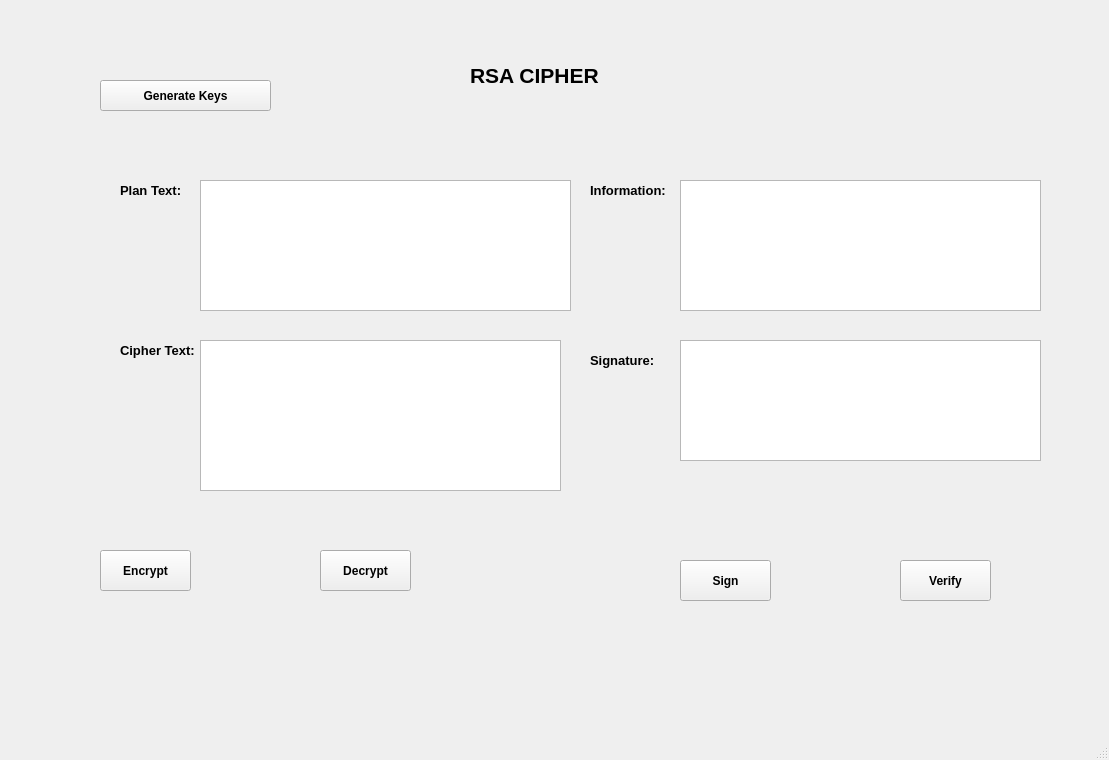
<?xml version="1.0" encoding="UTF-8"?>
<ui version="4.0">
 <class>MainWindow</class>
 <widget class="QMainWindow" name="MainWindow">
  <property name="geometry">
   <rect>
    <x>0</x>
    <y>0</y>
    <width>1109</width>
    <height>760</height>
   </rect>
  </property>
  <property name="font">
   <font>
    <pointsize>16</pointsize>
    <weight>75</weight>
    <bold>true</bold>
   </font>
  </property>
  <property name="windowTitle">
   <string>MainWindow</string>
  </property>
  <widget class="QWidget" name="centralwidget">
   <widget class="QLabel" name="label">
    <property name="geometry">
     <rect>
      <x>470</x>
      <y>40</y>
      <width>191</width>
      <height>71</height>
     </rect>
    </property>
    <property name="text">
     <string>RSA CIPHER</string>
    </property>
   </widget>
   <widget class="QLabel" name="label_2">
    <property name="geometry">
     <rect>
      <x>120</x>
      <y>170</y>
      <width>121</width>
      <height>41</height>
     </rect>
    </property>
    <property name="font">
     <font>
      <pointsize>10</pointsize>
      <weight>75</weight>
      <bold>true</bold>
     </font>
    </property>
    <property name="text">
     <string>Plan Text:</string>
    </property>
   </widget>
   <widget class="QLabel" name="label_3">
    <property name="geometry">
     <rect>
      <x>590</x>
      <y>340</y>
      <width>121</width>
      <height>41</height>
     </rect>
    </property>
    <property name="font">
     <font>
      <pointsize>10</pointsize>
      <weight>75</weight>
      <bold>true</bold>
     </font>
    </property>
    <property name="text">
     <string>Signature:</string>
    </property>
   </widget>
   <widget class="QLabel" name="label_4">
    <property name="geometry">
     <rect>
      <x>120</x>
      <y>330</y>
      <width>121</width>
      <height>41</height>
     </rect>
    </property>
    <property name="font">
     <font>
      <pointsize>10</pointsize>
      <weight>75</weight>
      <bold>true</bold>
     </font>
    </property>
    <property name="text">
     <string>Cipher Text: </string>
    </property>
   </widget>
   <widget class="QLabel" name="label_5">
    <property name="geometry">
     <rect>
      <x>590</x>
      <y>170</y>
      <width>121</width>
      <height>41</height>
     </rect>
    </property>
    <property name="font">
     <font>
      <pointsize>10</pointsize>
      <weight>75</weight>
      <bold>true</bold>
     </font>
    </property>
    <property name="text">
     <string>Information:</string>
    </property>
   </widget>
   <widget class="QTextEdit" name="txt_plan">
    <property name="geometry">
     <rect>
      <x>200</x>
      <y>180</y>
      <width>371</width>
      <height>131</height>
     </rect>
    </property>
    <property name="font">
     <font>
      <pointsize>10</pointsize>
      <weight>50</weight>
      <bold>false</bold>
     </font>
    </property>
   </widget>
   <widget class="QTextEdit" name="txt_cipher">
    <property name="geometry">
     <rect>
      <x>200</x>
      <y>340</y>
      <width>361</width>
      <height>151</height>
     </rect>
    </property>
    <property name="font">
     <font>
      <pointsize>10</pointsize>
      <weight>50</weight>
      <bold>false</bold>
     </font>
    </property>
   </widget>
   <widget class="QTextEdit" name="txt_info">
    <property name="geometry">
     <rect>
      <x>680</x>
      <y>180</y>
      <width>361</width>
      <height>131</height>
     </rect>
    </property>
    <property name="font">
     <font>
      <pointsize>10</pointsize>
      <weight>50</weight>
      <bold>false</bold>
     </font>
    </property>
   </widget>
   <widget class="QTextEdit" name="txt_sign">
    <property name="geometry">
     <rect>
      <x>680</x>
      <y>340</y>
      <width>361</width>
      <height>121</height>
     </rect>
    </property>
    <property name="font">
     <font>
      <pointsize>10</pointsize>
      <weight>50</weight>
      <bold>false</bold>
     </font>
    </property>
   </widget>
   <widget class="QPushButton" name="btn_encrypt">
    <property name="geometry">
     <rect>
      <x>100</x>
      <y>550</y>
      <width>91</width>
      <height>41</height>
     </rect>
    </property>
    <property name="font">
     <font>
      <pointsize>9</pointsize>
      <weight>75</weight>
      <bold>true</bold>
     </font>
    </property>
    <property name="text">
     <string>Encrypt</string>
    </property>
   </widget>
   <widget class="QPushButton" name="btn_decrypt">
    <property name="geometry">
     <rect>
      <x>320</x>
      <y>550</y>
      <width>91</width>
      <height>41</height>
     </rect>
    </property>
    <property name="font">
     <font>
      <pointsize>9</pointsize>
      <weight>75</weight>
      <bold>true</bold>
     </font>
    </property>
    <property name="text">
     <string>Decrypt</string>
    </property>
   </widget>
   <widget class="QPushButton" name="btn_sign">
    <property name="geometry">
     <rect>
      <x>680</x>
      <y>560</y>
      <width>91</width>
      <height>41</height>
     </rect>
    </property>
    <property name="font">
     <font>
      <pointsize>9</pointsize>
      <weight>75</weight>
      <bold>true</bold>
     </font>
    </property>
    <property name="text">
     <string>Sign</string>
    </property>
   </widget>
   <widget class="QPushButton" name="btn_verify">
    <property name="geometry">
     <rect>
      <x>900</x>
      <y>560</y>
      <width>91</width>
      <height>41</height>
     </rect>
    </property>
    <property name="font">
     <font>
      <pointsize>9</pointsize>
      <weight>75</weight>
      <bold>true</bold>
     </font>
    </property>
    <property name="text">
     <string>Verify</string>
    </property>
   </widget>
   <widget class="QPushButton" name="btn_gene">
    <property name="geometry">
     <rect>
      <x>100</x>
      <y>80</y>
      <width>171</width>
      <height>31</height>
     </rect>
    </property>
    <property name="font">
     <font>
      <pointsize>9</pointsize>
      <weight>75</weight>
      <bold>true</bold>
     </font>
    </property>
    <property name="text">
     <string>Generate Keys</string>
    </property>
   </widget>
  </widget>
  <widget class="QMenuBar" name="menubar">
   <property name="geometry">
    <rect>
     <x>0</x>
     <y>0</y>
     <width>1109</width>
     <height>36</height>
    </rect>
   </property>
  </widget>
  <widget class="QStatusBar" name="statusbar"/>
 </widget>
 <resources/>
 <connections/>
</ui>
